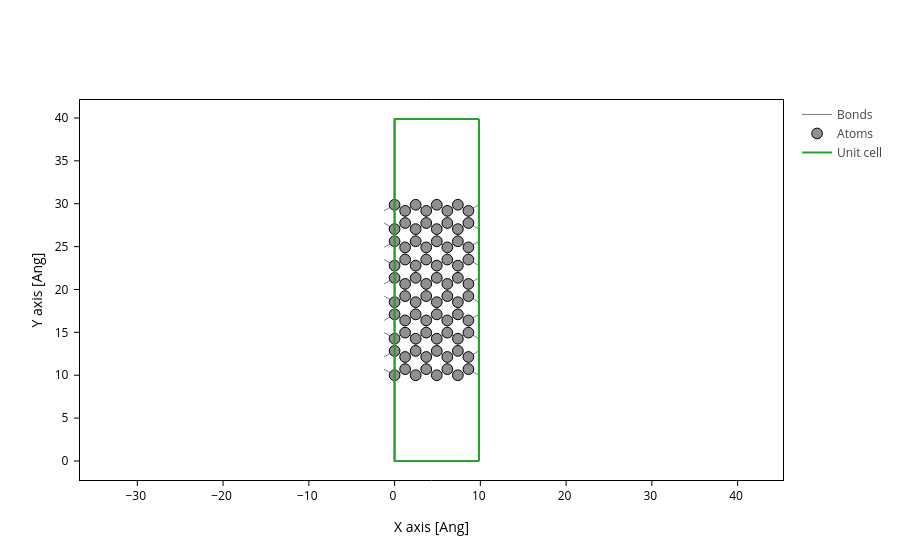

The notebook cell this image was saved under:
### Code cell
gr.plot(axes='xy')

### Figure 1 — Plotly figure (JSON) as saved in the notebook; plotly's stock layout.template omitted (floating-point values rounded to 4 significant figures; data arrays with more than 128 entries replaced by an {"elided": "..."} marker saying what was removed)
{"data": [{"line": {"color": "gray", "width": 1}, "meta": {}, "mode": "lines", "name": "Bonds", "opacity": 1, "type": "scatter", "x": {"elided": "2646 float values"}, "y": {"elided": "2646 float values"}}, {"marker": {"color": "#909090", "line": {"color": "black", "width": 1}, "opacity": 1, "size": 10.72}, "meta": {}, "mode": "markers", "name": "Atoms", "opacity": 1, "type": "scatter", "x": [0.0, 4.441e-16, 8.882e-16, 1.332e-15, 1.776e-15, 2.22e-15, 2.665e-15, 3.109e-15, 3.553e-15, 3.997e-15, 1.23, 1.23, 1.23, 1.23, 1.23, 1.23, 1.23, 1.23, 1.23, 1.23, 2.46, 2.46, 2.46, 2.46, 2.46, 2.46, 2.46, 2.46, 2.46, 2.46, 3.689, 3.689, 3.689, 3.689, 3.689, 3.689, 3.689, 3.689, 3.689, 3.689, 4.919, 4.919, 4.919, 4.919, 4.919, 4.919, 4.919, 4.919, 4.919, 4.919, 6.149, 6.149, 6.149, 6.149, 6.149, 6.149, 6.149, 6.149, 6.149, 6.149, 7.379, 7.379, 7.379, 7.379, 7.379, 7.379, 7.379, 7.379, 7.379, 7.379, 8.608, 8.608, 8.608, 8.608, 8.608, 8.608, 8.608, 8.608, 8.608, 8.608], "y": [10.0, 12.84, 14.26, 17.1, 18.52, 21.36, 22.78, 25.62, 27.04, 29.88, 10.71, 12.13, 14.97, 16.39, 19.23, 20.65, 23.49, 24.91, 27.75, 29.17, 10.0, 12.84, 14.26, 17.1, 18.52, 21.36, 22.78, 25.62, 27.04, 29.88, 10.71, 12.13, 14.97, 16.39, 19.23, 20.65, 23.49, 24.91, 27.75, 29.17, 10.0, 12.84, 14.26, 17.1, 18.52, 21.36, 22.78, 25.62, 27.04, 29.88, 10.71, 12.13, 14.97, 16.39, 19.23, 20.65, 23.49, 24.91, 27.75, 29.17, 10.0, 12.84, 14.26, 17.1, 18.52, 21.36, 22.78, 25.62, 27.04, 29.88, 10.71, 12.13, 14.97, 16.39, 19.23, 20.65, 23.49, 24.91, 27.75, 29.17]}, {"meta": {}, "mode": "lines", "name": "Unit cell", "type": "scatter", "x": [0.0, 0.0, 9.838, 9.838, 0.0, 0.0, NaN, 0.0, 0.0, 0.0, 9.838, 9.838, 0.0, NaN, 9.838, 9.838, NaN, 9.838, 9.838], "y": [0.0, 39.88, 39.88, 39.88, 39.88, 39.88, NaN, 39.88, 0.0, 0.0, 0.0, 0.0, 0.0, NaN, 39.88, 0.0, NaN, 39.88, 0.0]}], "layout": {"scene": {"aspectmode": "data", "xaxis": {"title": {"text": "X axis [Ang]"}}, "yaxis": {"title": {"text": "Y axis [Ang]"}}}, "xaxis": {"scaleanchor": "y", "scaleratio": 1, "title": {"text": "X axis [Ang]"}}, "yaxis": {"title": {"text": "Y axis [Ang]"}}}}
